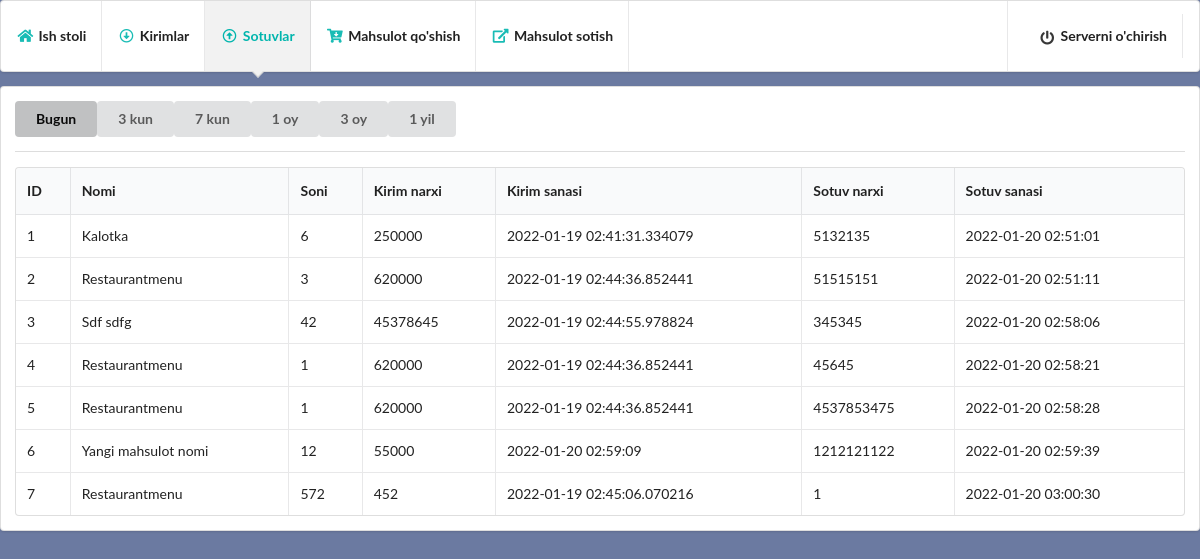
Before: /sales/1 with the older database file.
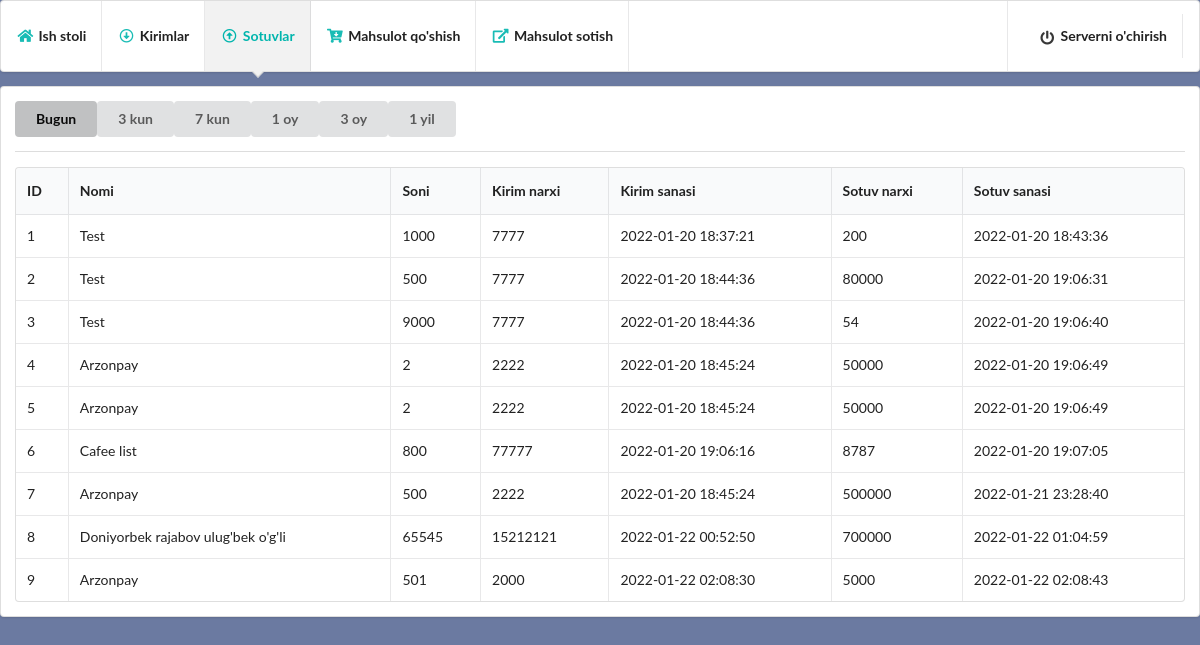
After: the same page with the newer database file.
### modules.py (models this page shows, shortened)
class inheritedClassName(db.Model):
    __abstract__ = True
    def format(self):
        return self.__dict__

@dataclass
class Sales(inheritedClassName):
    id: int
    name: String
    count: int
    in_time: DateTime
    in_price: Integer
    out_time: DateTime
    out_price: Integer
    __tablename__ = "sales"
    id = Column(Integer, primary_key=True)
    name = Column(String, nullable=False)
    count = Column(Integer, default=0)
    in_time = Column(DateTime)
    in_price = Column(Integer)
    out_time = Column(DateTime)
    out_price = Column(Integer)

### main.py (the view)
@app.route('/sales/<int:days>')
def sales(days):
    start = date.today() - timedelta(days=days)
    sales_query = Sales.query.filter(Sales.out_time>start).all()
    sales = [sale.format() for sale in sales_query]
    return render_template('sales.html', days=str(days), sales=sales)

### templates/sales.html (shortened to what this page needs)
<!DOCTYPE html>
<html lang="en">
<head>
    <link rel="stylesheet" href="{{ url_for('static', filename='semantic-ui/semantic.min.css') }}">
</head>
<body style="background-color: #6B7AA1;">
  <div class="ui pointing menu teal">
    <a href="/dashboard" class="item">
        <i class="home icon teal"></i>
        <b>Ish stoli</b>
    </a>
    <a href="/imports/1" class="item">
        <i class="arrow alternate circle down outline icon teal"></i>
        <b>Kirimlar</b>
    </a>
    <a href="/sales/1" class="active item">
        <i class="arrow alternate circle up outline icon teal"></i>
        <b>Sotuvlar</b>
    </a>
    <a href="/add_item" class="item">
        <i class="cart arrow down icon teal"></i>
        <b>Mahsulot qo'shish</b>
    </a>
    <a href="/items" class="item">
        <i class="external alternate icon teal"></i>
        <b>Mahsulot sotish</b>
    </a>
    <div class="right menu">
      <div class="item">
          <a href="/stop" class="item">
              <i class="power off icon"></i>
              <b>Serverni o'chirish</b>
          </a>
      </div>
  </div>
  </div>
  <div class="ui segment">
    <div class="ui buttons">
      <a href="/sales/1"><button class="ui button {% if days == '1' %} {{ 'active' }} {% endif %}">Bugun</button></a>
      <a href="/sales/3"><button class="ui button {% if days == '3' %} {{ 'active' }} {% endif %}">3 kun</button></a>
      <a href="/sales/7"><button class="ui button {% if days == '7' %} {{ 'active' }} {% endif %}">7 kun</button></a>
      <a href="/sales/30"><button class="ui button {% if days == '30' %} {{ 'active' }} {% endif %}">1 oy</button></a>
      <a href="/sales/90"><button class="ui button {% if days == '90' %} {{ 'active' }} {% endif %}">3 oy</button></a>
      <a href="/sales/365"><button class="ui button {% if days == '365' %} {{ 'active' }} {% endif %}">1 yil</button></a>
    </div>
    <div class="ui divider"></div>
    <table class="ui celled table">
      <thead>
        <tr><th>ID</th>
        <th>Nomi</th>
        <th>Soni</th>
        <th>Kirim narxi</th>
        <th>Kirim sanasi</th>
        <th>Sotuv narxi</th>
        <th>Sotuv sanasi</th>
      </tr></thead>
      <tbody>
        {% if sales %}
        {% for sale in sales %}
        <tr>
          <td data-label="id">{{sale.id}}</td>
          <td data-label="name">{{sale.name}}</td>
          <td data-label="count">{{sale.count}}</td>
          <td data-label="in_price">{{sale.in_price}}</td>
          <td data-label="in_time">{{sale.in_time}}</td>
          <td data-label="out_price">{{sale.out_price}}</td>
          <td data-label="out_time">{{sale.out_time}}</td>
        </tr>
        {% endfor %}
        {% endif %}
      </tbody>
    </table>
  </div>
</body>
</html>

Changed rows visible on the page:
changed Sales id 1: name "Kalotka" → "Test"; count "6" → "1000"; in_price "250000" → "7777"; in_time "2022-01-19 02:41:31.334079" → "2022-01-20 18:37:21"; out_price "5132135" → "200"; out_time "2022-01-20 02:51:01" → "2022-01-20 18:43:36"
changed Sales id 2: name "Restaurantmenu" → "Test"; count "3" → "500"; in_price "620000" → "7777"; in_time "2022-01-19 02:44:36.852441" → "2022-01-20 18:44:36"; out_price "51515151" → "80000"; out_time "2022-01-20 02:51:11" → "2022-01-20 19:06:31"
changed Sales id 3: name "Sdf sdfg" → "Test"; count "42" → "9000"; in_price "45378645" → "7777"; in_time "2022-01-19 02:44:55.978824" → "2022-01-20 18:44:36"; out_price "345345" → "54"; out_time "2022-01-20 02:58:06" → "2022-01-20 19:06:40"
changed Sales id 4: name "Restaurantmenu" → "Arzonpay"; count "1" → "2"; in_price "620000" → "2222"; in_time "2022-01-19 02:44:36.852441" → "2022-01-20 18:45:24"; out_price "45645" → "50000"; out_time "2022-01-20 02:58:21" → "2022-01-20 19:06:49"
changed Sales id 5: name "Restaurantmenu" → "Arzonpay"; count "1" → "2"; in_price "620000" → "2222"; in_time "2022-01-19 02:44:36.852441" → "2022-01-20 18:45:24"; out_price "4537853475" → "50000"; out_time "2022-01-20 02:58:28" → "2022-01-20 19:06:49"
changed Sales id 6: name "Yangi mahsulot nomi" → "Cafee list"; count "12" → "800"; in_price "55000" → "77777"; in_time "2022-01-20 02:59:09" → "2022-01-20 19:06:16"; out_price "1212121122" → "8787"; out_time "2022-01-20 02:59:39" → "2022-01-20 19:07:05"
changed Sales id 7: name "Restaurantmenu" → "Arzonpay"; count "572" → "500"; in_price "452" → "2222"; in_time "2022-01-19 02:45:06.070216" → "2022-01-20 18:45:24"; out_price "1" → "500000"; out_time "2022-01-20 03:00:30" → "2022-01-21 23:28:40"
added Sales: id "8", name "Doniyorbek rajabov ulug'bek o'g'li", count "65545", in_price "15212121", in_time "2022-01-22 00:52:50", out_price "700000", out_time "2022-01-22 01:04:59"
added Sales: id "9", name "Arzonpay", count "501", in_price "2000", in_time "2022-01-22 02:08:30", out_price "5000", out_time "2022-01-22 02:08:43"
